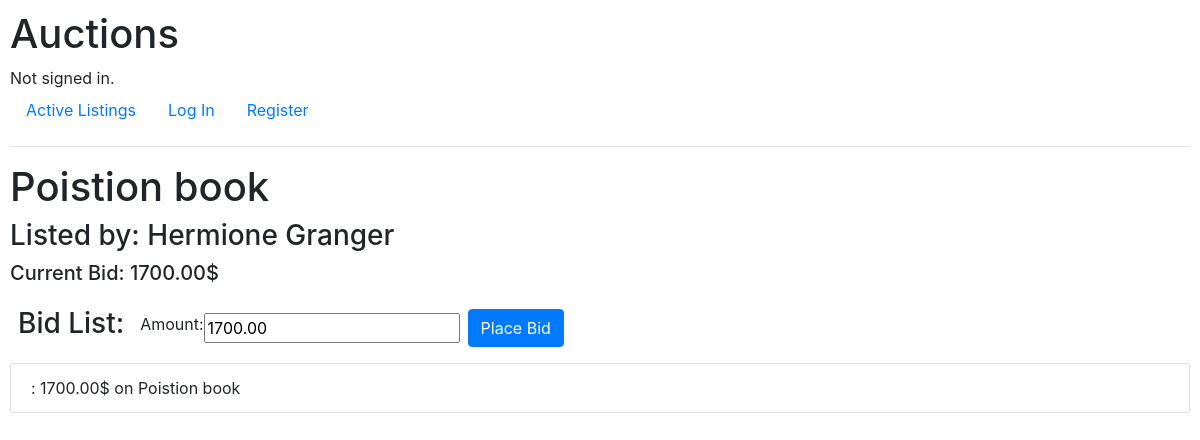
The app's page /auction/2, older data.
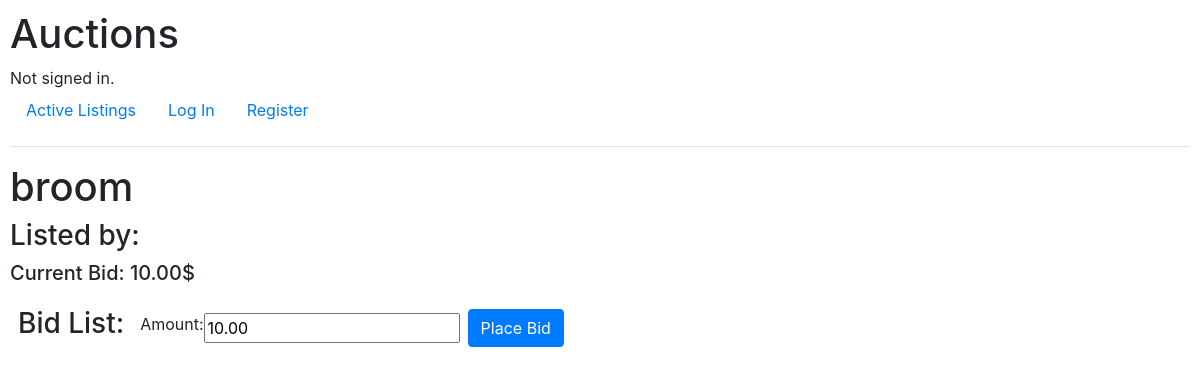
The same page, newer data.
### auctions/models.py (models this page shows, shortened)
class Auction(models.Model):
    user = models.ForeignKey(
        User, on_delete=models.CASCADE, related_name="user_auctions"
    )
    item = models.ForeignKey(
        Item, on_delete=models.CASCADE, related_name="item_auctions"
    )
    price = models.DecimalField(max_digits=20, decimal_places=2)
    is_closed = models.BooleanField(default=False)

class Item(models.Model):
    name = models.CharField(max_length=30, unique=True)
    description = models.CharField(max_length=120)

class User(AbstractUser):
    def __str__(self):
        return f"{self.first_name.capitalize()} {self.last_name.capitalize()}"

class Bid(models.Model):
    user = models.ForeignKey(User, on_delete=models.CASCADE, related_name="user_bids")
    bid = models.DecimalField(max_digits=20, decimal_places=2)
    auction = models.ForeignKey(
        Auction, on_delete=models.CASCADE, related_name="auction_bids"
    )
    def __str__(self):
        return f"{self.user}: {self.bid}$ on {self.auction.item.name}"

### auctions/views.py (the view)
# urls.py: path("auction/<int:auction_id>", views.auction_item, name="auction_item"),
def auction_item(request, auction_id):
    item = Auction.objects.get(id=auction_id)
    current_bid = item.price
    highest_bid = item.auction_bids.order_by("-bid").first()
    if highest_bid:
        highest_bid = highest_bid.bid
    else:
        highest_bid = current_bid
    if highest_bid > current_bid:
        item.price = highest_bid
        item.save()
    watchlist_item = []
    if request.user.is_authenticated:
        user = request.user
        watchlist_item = user.user_watchlist.filter(auction=item).exists()
    form = PlaceBidForm()
    form.fields["amount"].widget.attrs["min"] = item.price
    form.fields["amount"].widget.attrs["value"] = item.price
    top_bids = item.auction_bids.order_by("-bid")[:5]
    return render(
        request,
        "auctions/auction/auction.html",
        {
            "auction": item,
            "current_bid": current_bid,
            "place_bid_form": form,
            "is_watchlisted": watchlist_item,
            "top_bids": top_bids,
            "is_same_user": item.user == request.user,
        },
    )

### auctions/auction.py
class PlaceBidForm(forms.Form):
    amount = forms.DecimalField(min_value=0, max_digits=20)

### auctions/templates/auctions/auction/auction.html (shortened to what this page needs)
{% extends 'auctions/layout.html' %}
{% block body %}
  <h1>{{ auction.item.name }}</h1>
  <h3>Listed by: {{ auction.user }}</h3>
  <h5>Current Bid: {{ current_bid }}$</h5>
  <div class="d-flex flex-row align-items-center">
    <h3 class="p-2">Bid List:</h3>
    {% if is_same_user and not auction.is_closed %}
      <form class="d-flex flex-row align-items-center p-2" action="{% url 'auction_close' %}" method="post">
        {% csrf_token %}
        <input type="hidden" name="auction_id" value="{{ auction.id }}" />
        <input type="submit" value="Close Auction" class="btn btn-primary m-2" />
      </form>
    {% elif auction.is_closed %}
      <h3 class="text-primary">Auction CLOSED</h3>
    {% else %}
      <form class="d-flex flex-row align-items-center p-2" action="{% url 'place_bid' %}" method="post">
        {{ place_bid_form }}
        <input type="submit" value="Place Bid" class="btn btn-primary m-2" />
      </form>
    {% endif %}
  </div>
  <ol class="list-group">
    {% for bid in top_bids %}
      <li class="list-group-item">{{ bid.user }} {{ bid }}</li>
    {% endfor %}
  </ol>
{% endblock %}

Row changes from the older to the newer data that the page shows:
removed Bid: user+bid+auction ": 1700.00$ on Poistion book"
changed Auction: item.name "Poistion book" → "broom"; price "1700.00" → "10.00"; user "Hermione Granger" → (not shown)
Text that changed along with them:
form field amount: "1700.00" → "10.00"
